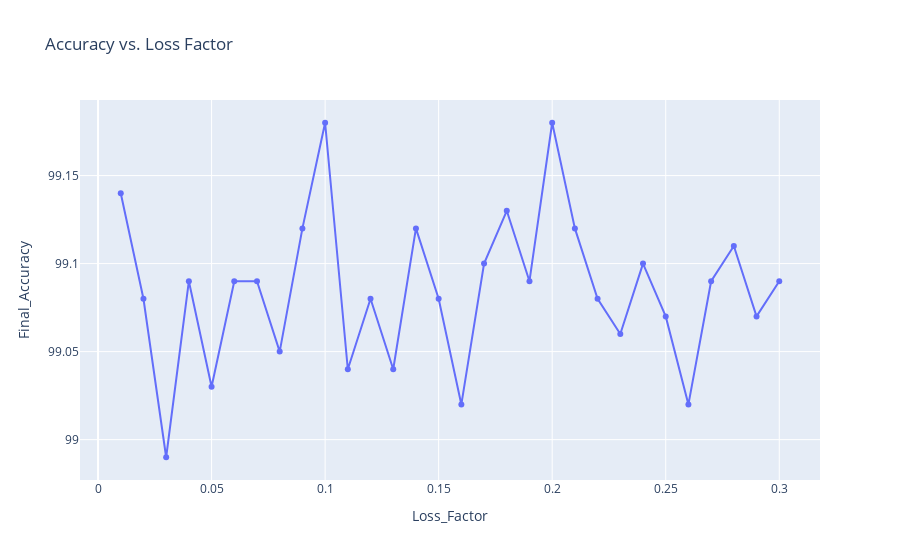

Here is the notebook cell this chart was saved with:
### Markdown cell above
# Iteration 1

SAE feature classifier accuracy used was at 98.98% and our ViT-H classifier was at 99.02%.

The only time our SAE hurts the original classifier is at 98.99% accuracy (which is still higher than our SAE - so maybe this can't perform worse than the SAE accuracy). All other runs acheive at least a 99.02% accuracy, with our best performance (99.18%) occurring on two separate runs (0.1 and 0.2).

Performance as we increase the loss factor is noisy, but also quite likely to outperform the original features we learned (which is the most important thing) and the model itself.

### Code cell
print("Top 25")
loss_dict_paths = ["./runs/0/99.02/loss_data_dict_0.01_to_0.3_25_top.pkl"]
df_top_25 = main(loss_dict_paths)

# print("Bottom 231")
# loss_dict_paths = ["./runs/1024-0.75/results/F0/loss_data_dict_0.01_to_0.3_25_mask.pkl"]
# df_top_25_mask = main(loss_dict_paths)

# print("#" * 140)

# print("\nAll 256")
# loss_dict_paths = ["./runs/1024-0.75/results/F0/loss_data_dict_0.01_to_0.3_256_top.pkl"]
# df_all = main(loss_dict_paths)

# # print("0 Features")
# loss_dict_paths = ["./runs/1024-0.75/results/F0/loss_data_dict_0.01_to_0.3_256_mask.pkl"]
# df_none = main(loss_dict_paths)

### Figure 1 — Plotly figure (JSON) as saved in the notebook; plotly's stock layout.template omitted (floating-point values rounded to 4 significant figures)
{"data": [{"hovertemplate": "Loss_Factor=%{x}<br>Final_Accuracy=%{y}<extra></extra>", "legendgroup": "", "line": {"color": "#636efa", "dash": "solid"}, "marker": {"symbol": "circle"}, "mode": "lines+markers", "name": "", "orientation": "v", "showlegend": false, "type": "scatter", "x": [0.01, 0.02, 0.03, 0.04, 0.05, 0.06, 0.07, 0.08, 0.09, 0.1, 0.11, 0.12, 0.13, 0.14, 0.15, 0.16, 0.17, 0.18, 0.19, 0.2, 0.21, 0.22, 0.23, 0.24, 0.25, 0.26, 0.27, 0.28, 0.29, 0.3], "xaxis": "x", "y": [99.14, 99.08, 98.99, 99.09, 99.03, 99.09, 99.09, 99.05, 99.12, 99.18, 99.04, 99.08, 99.04, 99.12, 99.08, 99.02, 99.1, 99.13, 99.09, 99.18, 99.12, 99.08, 99.06, 99.1, 99.07, 99.02, 99.09, 99.11, 99.07, 99.09], "yaxis": "y"}], "layout": {"autosize": true, "legend": {"tracegroupgap": 0}, "title": {"text": "Accuracy vs. Loss Factor"}, "xaxis": {"anchor": "y", "autorange": true, "domain": [0, 1], "range": [-0.007441, 0.3174], "title": {"text": "Loss_Factor"}, "type": "linear"}, "yaxis": {"anchor": "x", "autorange": true, "domain": [0, 1], "range": [98.97, 99.2], "title": {"text": "Final_Accuracy"}, "type": "linear"}}}
